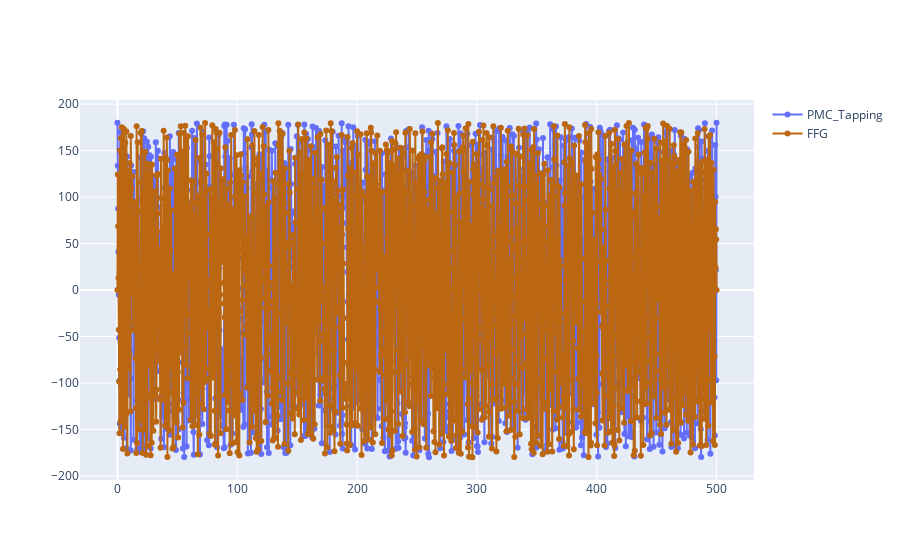

Write notebook code for a chart like this one.
### Code cell
temp_AT_fft = fft.rfft(temp_AT)
temp_AT_fft2 = fft.rfft(temp_AT2)
phase = np.angle(temp_AT_fft)/np.pi*180
phase2 = np.angle(temp_AT_fft2)/np.pi*180
fig = go.Figure(data=go.Scatter(y=phase, x=temp_AT_fft_freq, mode='lines+markers', name=f"PMC_Tapping"))
fig.add_trace(go.Scatter(y=phase2, x=temp_AT_fft_freq, mode='lines+markers', line_color="#BB6611", name=f"FFG"))

### Figure 1 — Plotly figure (JSON) as saved in the notebook; plotly's stock layout.template omitted (floating-point values rounded to 4 significant figures; data arrays with more than 128 entries replaced by an {"elided": "..."} marker saying what was removed)
{"data": [{"mode": "lines+markers", "name": "PMC_Tapping", "type": "scatter", "x": {"elided": "1751 float values"}, "y": {"elided": "1751 float values"}}, {"line": {"color": "#BB6611"}, "mode": "lines+markers", "name": "FFG", "type": "scatter", "x": {"elided": "1751 float values"}, "y": {"elided": "1751 float values"}}], "layout": {}}
